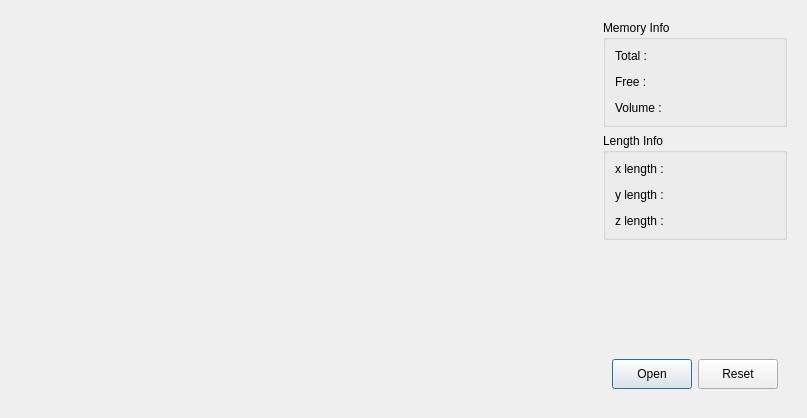
<?xml version="1.0" encoding="UTF-8"?>
<ui version="4.0">
 <class>CroppingDialog</class>
 <widget class="QDialog" name="CroppingDialog">
  <property name="geometry">
   <rect>
    <x>0</x>
    <y>0</y>
    <width>807</width>
    <height>418</height>
   </rect>
  </property>
  <property name="windowTitle">
   <string/>
  </property>
  <layout class="QGridLayout" name="gridLayout">
   <item row="0" column="0">
    <widget class="QWidget" name="widget" native="true">
     <property name="sizePolicy">
      <sizepolicy hsizetype="Preferred" vsizetype="Preferred">
       <horstretch>1</horstretch>
       <verstretch>0</verstretch>
      </sizepolicy>
     </property>
     <layout class="QHBoxLayout" name="horizontalLayout">
      <property name="spacing">
       <number>2</number>
      </property>
      <property name="leftMargin">
       <number>2</number>
      </property>
      <property name="topMargin">
       <number>2</number>
      </property>
      <property name="rightMargin">
       <number>2</number>
      </property>
      <property name="bottomMargin">
       <number>2</number>
      </property>
      <item>
       <widget class="CroppingViewControlWidget" name="m_axialViewWidget" native="true"/>
      </item>
      <item>
       <widget class="CroppingViewControlWidget" name="m_coronalViewWidget" native="true"/>
      </item>
      <item>
       <widget class="CroppingViewControlWidget" name="m_sagittalViewWidget" native="true"/>
      </item>
     </layout>
    </widget>
   </item>
   <item row="0" column="1">
    <widget class="QWidget" name="m_widgetControlPanel" native="true">
     <layout class="QVBoxLayout" name="verticalLayout">
      <item>
       <widget class="QGroupBox" name="m_groupMemoryInfo">
        <property name="title">
         <string>Memory Info</string>
        </property>
        <layout class="QVBoxLayout" name="verticalLayout_2">
         <property name="spacing">
          <number>12</number>
         </property>
         <item>
          <widget class="QLabel" name="m_totalMemory">
           <property name="text">
            <string>Total : </string>
           </property>
          </widget>
         </item>
         <item>
          <widget class="QLabel" name="m_availablelMemory">
           <property name="text">
            <string>Free : </string>
           </property>
          </widget>
         </item>
         <item>
          <widget class="QLabel" name="m_volumeMemory">
           <property name="text">
            <string>Volume : </string>
           </property>
          </widget>
         </item>
        </layout>
       </widget>
      </item>
      <item>
       <widget class="QGroupBox" name="m_groupLengthInfo">
        <property name="title">
         <string>Length Info</string>
        </property>
        <layout class="QVBoxLayout" name="verticalLayout_3">
         <property name="spacing">
          <number>12</number>
         </property>
         <item>
          <widget class="QLabel" name="m_pQLabelxlen">
           <property name="text">
            <string>x length : </string>
           </property>
          </widget>
         </item>
         <item>
          <widget class="QLabel" name="m_pQLabelylen">
           <property name="text">
            <string>y length : </string>
           </property>
          </widget>
         </item>
         <item>
          <widget class="QLabel" name="m_pQLabelzlen">
           <property name="text">
            <string>z length : </string>
           </property>
          </widget>
         </item>
        </layout>
       </widget>
      </item>
      <item>
       <spacer name="verticalSpacer">
        <property name="orientation">
         <enum>Qt::Vertical</enum>
        </property>
        <property name="sizeHint" stdset="0">
         <size>
          <width>20</width>
          <height>40</height>
         </size>
        </property>
       </spacer>
      </item>
      <item>
       <widget class="QWidget" name="widget_5" native="true">
        <property name="sizePolicy">
         <sizepolicy hsizetype="Preferred" vsizetype="Fixed">
          <horstretch>0</horstretch>
          <verstretch>0</verstretch>
         </sizepolicy>
        </property>
        <layout class="QHBoxLayout" name="horizontalLayout_2">
         <item>
          <widget class="QPushButton" name="m_btnOpen">
           <property name="minimumSize">
            <size>
             <width>76</width>
             <height>30</height>
            </size>
           </property>
           <property name="text">
            <string>Open</string>
           </property>
          </widget>
         </item>
         <item>
          <widget class="QPushButton" name="m_btnReset">
           <property name="minimumSize">
            <size>
             <width>76</width>
             <height>30</height>
            </size>
           </property>
           <property name="text">
            <string>Reset</string>
           </property>
          </widget>
         </item>
        </layout>
       </widget>
      </item>
     </layout>
    </widget>
   </item>
  </layout>
 </widget>
 <customwidgets>
  <customwidget>
   <class>CroppingViewControlWidget</class>
   <extends>QWidget</extends>
   <header>windows/croppingviewcontrolwidget.h</header>
   <container>1</container>
  </customwidget>
 </customwidgets>
 <resources/>
 <connections/>
</ui>
